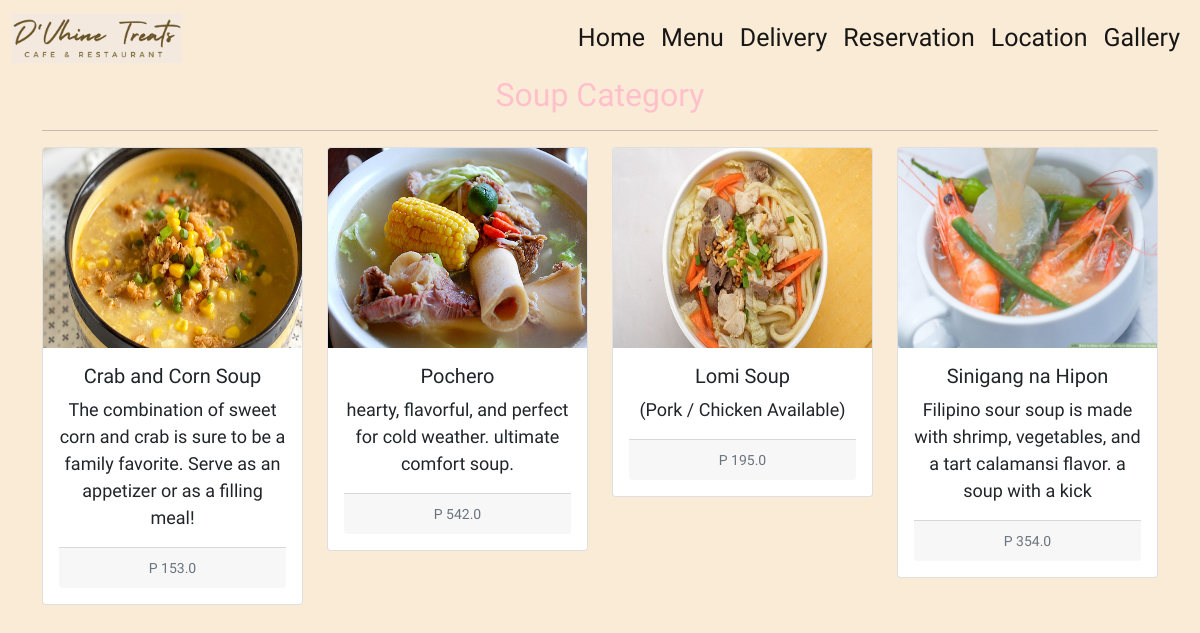
Page /category/soup on the committed database.
### stellaris/models.py (models this page shows, shortened)
class Category(models.Model):
    slug = models.CharField(max_length=150, null=False, blank=False)
    name = models.CharField(max_length=150, null=False, blank=False)
    image = models.ImageField(upload_to='images/category')
    description = models.TextField(max_length=500, null=False, blank=False)
    availability = models.BooleanField(default=False)

class Product(models.Model):
    category = models.ForeignKey(Category, on_delete=models.CASCADE)
    slug = models.CharField(max_length=150, null=False, blank=False)
    name = models.CharField(max_length=150, null=False, blank=False)
    product_image = models.ImageField(upload_to='images/foods')
    description = models.CharField(max_length=250, null=False, blank=False)
    price = models.FloatField(null=False,blank=False)
    availability = models.BooleanField(default=False)

### stellaris/views.py (the view)
# urls.py: path('category/<str:slug>', views.MenuView, name="menu"),
def MenuView(request, slug):
    if(Category.objects.filter(slug=slug, availability=True)):
        products = Product.objects.filter(category__slug=slug,availability=True)
        category_name = Category.objects.filter(slug=slug).first()
        context = {
            'products':products,
            'category_name':category_name,
        }
        return render(request, 'menu.html', context)

### templates/menu.html (shortened to what this page needs)
{% load static %}
<!DOCTYPE html>
<head>
    <link href="https://cdn.jsdelivr.net/npm/bootstrap@5.1.3/dist/css/bootstrap.min.css" rel="stylesheet">
    <link rel="stylesheet" href="{% static 'css/category.css' %}">
<body>
<nav class="navbar sticky-top navbar-expand-lg navbar-light" style="background-color: antiquewhite;">
        <div class="container-fluid">
          <a class="navbar-brand" href="#"><img src="{% static 'images/navbar/indexlogo.png' %}" style="max-width: auto; max-height:50px;"></a>
          <div class="collapse navbar-collapse" id="navbarSupportedContent">
            <ul class="navbar-nav ms-auto mb-2 mb-lg-0">
              <li class="nav-item">
                <a class="nav-link active" aria-current="page" href="{% url 'stellaris:home' %}">Home</a>
              </li>
              <li class="nav-item">
                <a class="nav-link active" aria-current="page" href="{% url 'stellaris:categories' %}">Menu</a>
              </li>
              <li class="nav-item">
                <a class="nav-link active" aria-current="page" href="#">Delivery</a>
              </li>
              <li class="nav-item">
                <a class="nav-link active" aria-current="page" href="{% url 'stellaris:party_category' %}">Reservation</a>
              </li>
              <li class="nav-item">
                <a class="nav-link active" aria-current="page" href="{% url 'stellaris:location' %}">Location</a>
              </li>
              <li class="nav-item">
                <a class="nav-link active" aria-current="page" href="{% url 'stellaris:gallery' %}">Gallery</a>
              </li>
              </ul>
        </div>
    </div>
</nav>
<div class="container">
    <h2 class="text-center mb-3" style="color: pink;">{{ category_name.name}} Category</h2>
    <hr>
    <div class="row">
        {% for c in products %}
            <div class="col-sm-3">
                <div class="card mb-3" style="max-height: fit-content; overflow: auto;">
                  <img src="{{ c.product_image.url }}" style="height: 200px;">
                    <div class="card-body text-center">
                      <h3 class="text-center" style="font-size: 20px;">{{ c.name }}</h3>
                      <p class="text-center" style="font-size: 18px;">{{ c.description }}</p>
                      <div class="card-footer text-center">
                      <small class="text-muted">P {{ c.price}}</small>
                      </div>
                    </div>
                </div>
            </div>
        {% endfor %}
      </div>
</div>
</body>
</head>
</html>

### static/css/category.css (style rules this page uses)
.navbar a { font-size: 25px; font-family: 'Satisfy', cursive; }
body { font-family: 'Merienda', cursive; background-color: antiquewhite; }

### rows in the picture
Category: name "Soup"
Product: product_image (picture), name "Crab and Corn Soup", description "The combination of sweet corn and crab is sure to be a family favorite. Serve as an appetizer or as a filling meal!", price "153.0"
Product: product_image (picture), name "Pochero", description "hearty, flavorful, and perfect for cold weather. ultimate comfort soup.", price "542.0"
Product: product_image (picture), name "Lomi Soup", description "(Pork / Chicken Available)", price "195.0"
Product: product_image (picture), name "Sinigang na Hipon", description "Filipino sour soup is made with shrimp, vegetables, and a tart calamansi flavor. a soup with a kick", price "354.0"
